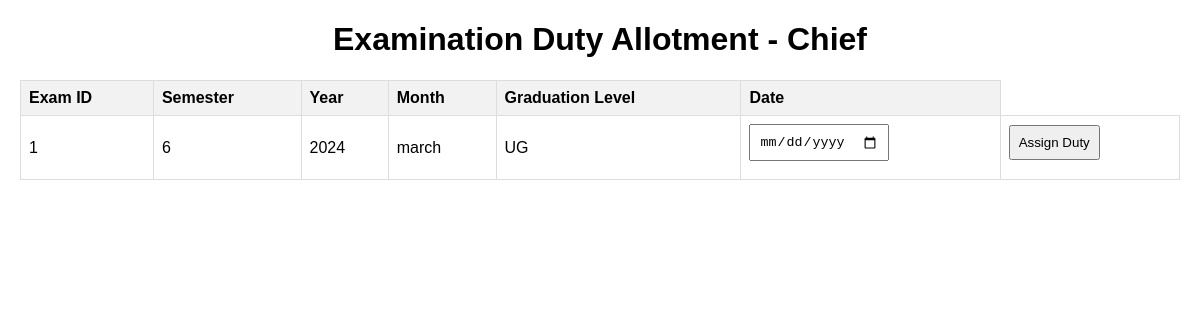
/cpage/, run on an earlier commit of the app's database.
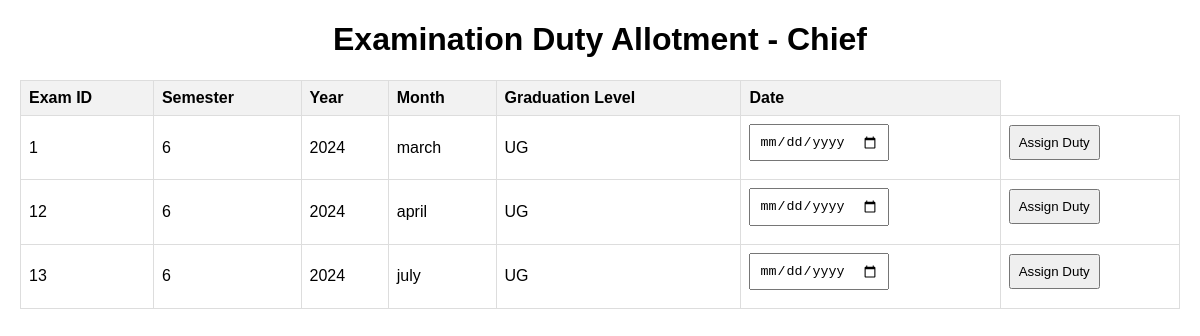
And on a later commit of the database.
### exam/models.py (models this page shows)
class Exam(models.Model):
    exam_id=models.IntegerField()
    sem=models.IntegerField()
    year=models.IntegerField()
    month=models.CharField(max_length=20)
    grad_level=models.CharField(max_length=20)
    def __str__(self):
        return self.grad_level

### exam/views.py (the view)
# urls.py: path('cpage/',views.cheifpage,name='cpage')
def cheifpage(request):
    exams = Exam.objects.all()
    print(list(exams))
    return render(request, 'exam/cpage.html', {'exams': exams})

### exam/templates/exam/cpage.html (shortened to what this page needs)
<!DOCTYPE html>
<html lang="en">
<head>
</head>
<body>
    <h1>Examination Duty Allotment - Chief</h1>
    <table>
        <thead>
            <tr>
                <th>Exam ID</th>
                <th>Semester</th>
                <th>Year</th>
                <th>Month</th>
                <th>Graduation Level</th>
                <th>Date</th>
            </tr>
        </thead>
        <tbody>
            {% for exam in exams %}
                <tr>
                    <td>{{ exam.exam_id }}</td>
                    <td>{{ exam.sem }}</td>
                    <td>{{ exam.year }}</td>
                    <td>{{ exam.month }}</td>
                    <td>{{ exam.grad_level }}</td>
                    <td>
                        <input type="date" id="date_{{ exam.exam_id }}" name="date" required>
                    </td>
                    <td>
                        <button type="button" onclick="assignDuty('{{ exam.exam_id }}')">Assign Duty</button>
                    </td>
                </tr>
            {% endfor %}
        </tbody>
    </table>
</body>
</html>

### exam/templates/exam/cpage.html (style rules this page uses)
body { font-family: Arial, sans-serif; margin: 20px; }
h1 { text-align: center; }
table { width: 100%; border-collapse: collapse; margin-top: 20px; }
th, td { border: 1px solid #ddd; padding: 8px; text-align: left; }
th { background-color: #f2f2f2; }
select, button, input[type="date"] { padding: 8px; margin-bottom: 10px; }

What changed in the data, as far as the page shows it:
added Exam: exam_id "12", sem "6", year "2024", month "april", grad_level "UG"
added Exam: exam_id "13", sem "6", year "2024", month "july", grad_level "UG"
